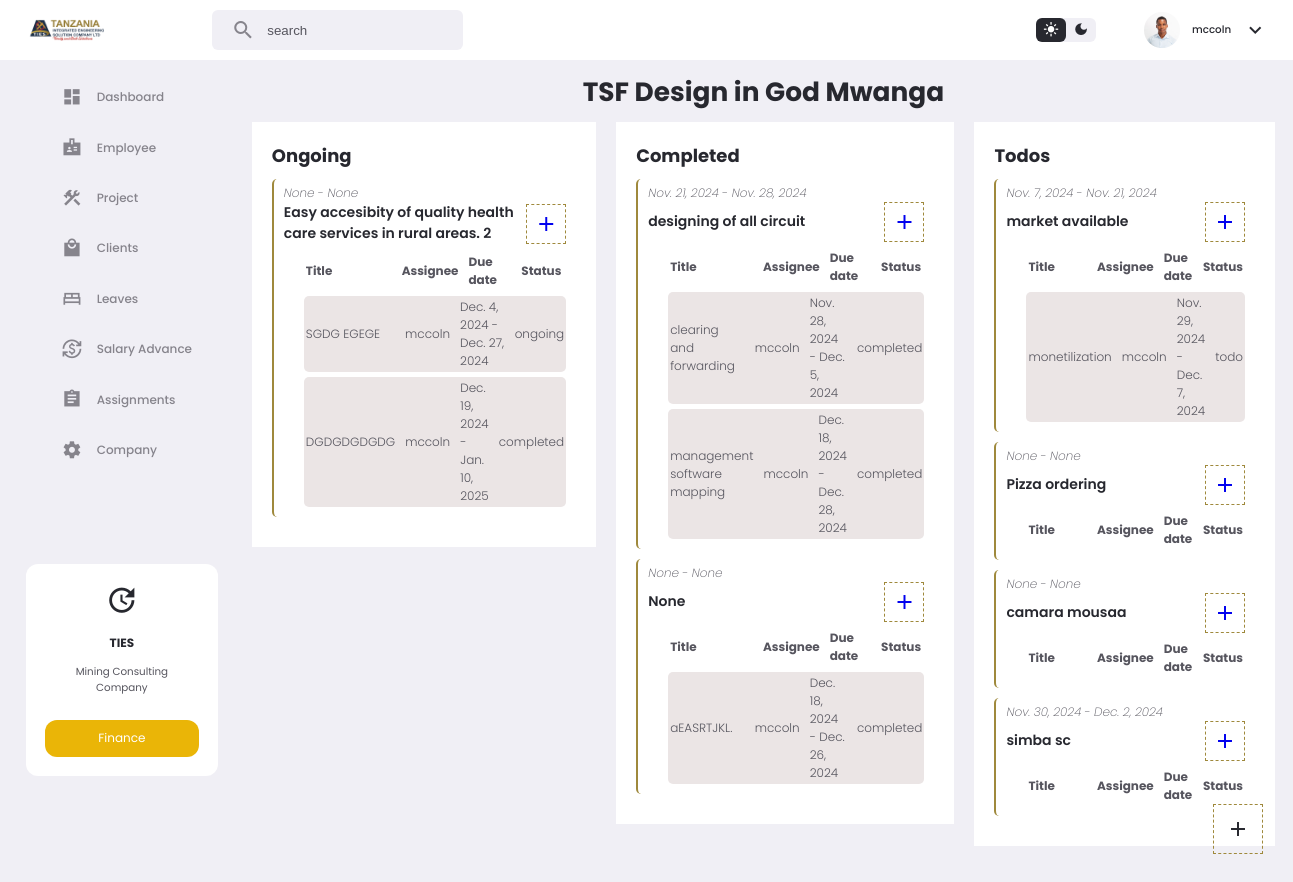
/projectProgress/2/ (signed in), run on the app's committed database.
### app/models.py (models this page shows, shortened)
class CustomUser(AbstractUser):
    email = models.EmailField(unique=True)
    phone = models.CharField(max_length=15, null=True,blank=True, default="null")
    image = models.ImageField(upload_to='media/', blank=True, null=True)
    middle_name = models.CharField(max_length=100, null=True, blank=True)
    gender = models.CharField(max_length=100, null=True, blank=True)
    birthDate = models.DateField(null=True, blank=True)
    nextKinName = models.CharField(max_length=100, null=True, blank=True)
    nextKinRelation = models.CharField(max_length=100, null=True, blank=True)
    nextKinAddress = models.CharField(max_length=100, null=True, blank=True)
    nextKinPhone = models.CharField(max_length=100, null=True, blank=True)
    nida = models.CharField(max_length=100, null=True, blank=True)
    homeAddress = models.CharField(max_length=100, null=True, blank=True)
    uniName = models.CharField(max_length=100, null=True, blank=True)
    uniLevel = models.CharField(max_length=100, null=True, blank=True)
    uniCourse = models.CharField(max_length=100, null=True, blank=True)
    startYear = models.CharField(max_length=100, null=True, blank=True)
    endYear = models.CharField(max_length=100, null=True, blank=True)
    role = models.CharField(max_length=50, null=True,blank=True, default="user")
    signedDate = models.DateField(null=True, blank=True)
    expireDate = models.DateField(null=True, blank=True)
    contractDuration = models.CharField(max_length=100, null=True, blank=True)
    remainDuration = models.CharField(max_length=100, null=True, blank=True)
    attachment = models.FileField(upload_to='attachments/', null=True, blank=True)

class ProjectUpdate(models.Model):
    project = models.ForeignKey(Project,on_delete=models.CASCADE)
    description = models.CharField(max_length=10000, null=True, blank=True)
    startDate = models.DateField(null=True, blank=True)
    endDate = models.DateField(null=True, blank=True)
    status = models.CharField(max_length=100, null=True, blank=True)
    issuedDate = models.DateTimeField(auto_now_add=True)

class ProjectUpdateSubTask(models.Model):
    projectUpdate = models.ForeignKey(ProjectUpdate,on_delete=models.CASCADE)
    title = models.CharField(max_length=10000, null=True, blank=True)
    status = models.CharField(max_length=100, default='ongoing', null=True, blank=True)
    assigner = models.ForeignKey(CustomUser, on_delete=models.CASCADE, related_name='subtask_assigner')
    assignee = models.ForeignKey(CustomUser, on_delete=models.CASCADE, related_name='subtask_assignee')
    startDate = models.DateField(null=True, blank=True)
    endDate = models.DateField(null=True, blank=True)

### app/views.py (the view)
# urls.py: path('projectProgress/<int:id>/', views.projectProgress, name='projectProgress'),
def projectProgress(request, id):
    project = get_object_or_404(Project, id=id)
    main_tasks = ProjectUpdate.objects.filter(project=project)
    sub_task = ProjectUpdateSubTask.objects.filter(projectUpdate__in=main_tasks)
    completed_main_tasks = []
    ongoing_main_tasks = []
    todo_main_tasks = []
    for main_task in main_tasks:
        subtasks = ProjectUpdateSubTask.objects.filter(projectUpdate=main_task)
        if subtasks.exists():
            all_completed = all(subtask.status == 'completed' for subtask in subtasks)
            all_todo = all(subtask.status == 'todo' for subtask in subtasks)
            any_ongoing = any(subtask.status == 'ongoing' for subtask in subtasks)
            if all_completed:
                completed_main_tasks.append(main_task)
            elif any_ongoing:
                ongoing_main_tasks.append(main_task)
            elif all_todo:
                todo_main_tasks.append(main_task)
        else:
            todo_main_tasks.append(main_task)
    context = {
        'project': project,
        'sub_task':sub_task,
        'completed_main_tasks': completed_main_tasks,
        'ongoing_main_tasks': ongoing_main_tasks,
        'todo_main_tasks': todo_main_tasks,
    }
    return render(request, 'app/projectProgress.html', context)

### app/templates/app/projectProgress.html (shortened to what this page needs)
{% extends 'app/base2.html' %}
{% load static %}
{% load humanize %}
{% block content %}
<section class="projectProgress">
    <div class="header">
        <h1>TSF Design in God Mwanga</h1>
    </div>
    <div class="projectProgress1">
        <div class="subsection">
            <h2>Ongoing</h2>
            {% for i in ongoing_main_tasks %}
            <div class="card">
                <p class="duration">{{i.startDate}} - {{i.endDate}}</p>
                <div class="head">
                    <h6>{{i.description}}</h6>
                    <a href="{% url 'projectProgressSubtask' i.id %}">
                        <div class="add2">
                            <span class="material-icons-sharp">add</span>
                        </div>
                    </a>
                </div>
                <div class="subparts">
                    <ul>
                        <li>
                            <p><b>Title</b></p>
                            <p><b>Assignee</b></p>
                            <p><b>Due date</b></p>
                            <p><b>Status</b></p>
                        </li>
                        {% for sub in sub_task %}
                        {% if sub.projectUpdate.id == i.id %}
                        <li id="list-item" style="background: #ebe5e5;">
                            <p>{{ sub.title }}</p>
                            <p>{{ sub.assignee.username }}</p>
                            <p>{{sub.startDate}} - {{sub.endDate}}</p>
                            <a href="{% url 'projectProgressStatus' sub.id %}">
                                <p>{{ sub.status }}</p>
                            </a>
                        </li>
                        {% endif %}
                        {% endfor %}
                    </ul>
                </div>
            </div>
            {% endfor %}
        </div>
        <div class="subsection">
            <h2>Completed</h2>
            {% for i in completed_main_tasks %}
            <div class="card">
                <p class="duration">{{i.startDate}} - {{i.endDate}}</p>
                <div class="head">
                    <h6>{{i.description}}</h6>
                    <a href="{% url 'projectProgressSubtask' i.id %}">
                        <div class="add2">
                            <span class="material-icons-sharp">add</span>
                        </div>
                    </a>
                </div>
                <div class="subparts">
                    <ul>
                        <li>
                            <p><b>Title</b></p>
                            <p><b>Assignee</b></p>
                            <p><b>Due date</b></p>
                            <p><b>Status</b></p>
                        </li>
                        {% for sub in sub_task %}
                        {% if sub.projectUpdate.id == i.id %}
                        <li id="list-item" style="background: #ebe5e5;">
                            <p>{{ sub.title }}</p>
                            <p>{{ sub.assignee.username }}</p>
                            <p>{{sub.startDate}} - {{sub.endDate}}</p>
                            <a href="{% url 'projectProgressStatus' sub.id %}">
                                <p>{{ sub.status }}</p>
                            </a>
                        </li>
                        {% endif %}
                        {% endfor %}
                    </ul>
                </div>
            </div>
            {% endfor %}
        </div>
        <div class="subsection">
            <h2>Todos</h2>
            {% for i in todo_main_tasks %}
            <div class="card">
                <p class="duration">{{i.startDate}} - {{i.endDate}}</p>
                <div class="head">
                    <h6>{{i.description}}</h6>
                    <a href="{% url 'projectProgressSubtask' i.id %}">
                        <div class="add2">
                            <span class="material-icons-sharp">add</span>
                        </div>
                    </a>
                </div>
                <div class="subparts">
                    <ul>
                        <li>
                            <p><b>Title</b></p>
                            <p><b>Assignee</b></p>
                            <p><b>Due date</b></p>
                            <p><b>Status</b></p>
                        </li>
                        {% for sub in sub_task %}
                        {% if sub.projectUpdate.id == i.id %}
                        <li id="list-item" style="background: #ebe5e5;">
                            <p>{{ sub.title }}</p>
                            <p>{{ sub.assignee.username }}</p>
                            <p>{{sub.startDate}} - {{sub.endDate}}</p>
                            <a href="{% url 'projectProgressStatus' sub.id %}">
                                <p>{{ sub.status }}</p>
                            </a>
                        </li>
                        {% endif %}
                        {% endfor %}
                    </ul>
                </div>
            </div>
            {% endfor %}
        </div>
    </div>
    <div class="add" id="openModalBasic">
        <span class="material-icons-sharp">add</span>
    </div>
</section>
{% endblock %}

### app/templates/app/base2.html (shortened to what this page needs)
{% load static %}
{% load custom_filters %}
<!DOCTYPE html>
<html lang="en">
<head>
      <link rel="stylesheet" href="{% static 'app/home2.css' %}">
        <link rel="stylesheet" href="https://cdnjs.cloudflare.com/ajax/libs/cleave.js/1.6.0/addons/cleave-phone.us.css" />
</head>
<body>
    <nav>
        <div class="container">
            <img src="{% static 'app/images/logo1.png' %}" class="logo" alt="">
            <div class="search-bar">
                <span class="material-icons-sharp">search</span>
                <input type="search" placeholder="search">
            </div>
            <div class="profile-area">
                <div class="theme-btn">
                    <span class="material-icons-sharp active">light_mode</span>
                    <span class="material-icons-sharp">dark_mode</span>
                </div>
                <div class="profile">
                    <div class="profile-photo">
                        {% if user.image %}
                        <img src="{{user.image.url}}" alt="">
                        {% else %}
                        <img src="{% static 'app/images/profile-1.jpg' %}" alt="">
                        {% endif %}
                    </div>
                    <h5>{{user.username}}</h5>
                    <span class="material-icons-sharp">expand_more</span>
                </div>
            </div>
        </div>
    </nav>
    <main>
        <aside>
            <div class="sidebar">
                <a href="{% url 'home' %}" class="{% if request.path == '/' %}active{% endif %}">
                    <span class="material-icons-sharp">dashboard</span>
                    <h4>Dashboard</h4>
                </a>
                {% if user|is_in_group:"directors" or user|is_in_group:"hr" %}
                <a href="{% url 'employees' %}" class="{% if request.path == '/employees/' %}active{% endif %}">
                    <span class="material-icons-sharp">badge</span>
                    <h4>Employee</h4>
                </a>
                {% else%}
                <a href="{% url 'user_details' %}" class="{% if request.path == '/employees/' %}active{% endif %}">
                    <span class="material-icons-sharp">badge</span>
                    <h4>Profile</h4>
                </a>
                {% endif %}
                {% if user|is_in_group:"finance" or user|is_in_group:"directors" or user|is_in_group:"hr" %}
                    <a href="{% url 'project' %}" class="{% if request.path == '/project/' %}active{% endif %}">
                        <span class="material-icons-sharp">construction</span>
                        <h4>Project</h4>
                    </a>
                    <a href="{% url 'clients' %}" class="{% if request.path == '/clients/' %}active{% endif %}">
                        <span class="material-icons-sharp">local_mall</span>
                        <h4>Clients</h4>
                    </a>
                {% endif %}
                <a href="{% url 'leaves' %}" class="{% if request.path == '/leaves/' %}active{% endif %}">
                    <span class="material-icons-sharp">bed</span>
                    <h4>Leaves</h4>
                </a>
                <a href="{% url 'salaryAdvance' %}" class="{% if request.path == '/salaryAdvance/' %}active{% endif %}">
                    <span class="material-icons-sharp">currency_exchange</span>
                    <h4>Salary Advance</h4>
                </a>
                <a href="{% url 'assignment' %}" class="{% if request.path == '/assignment/' %}active{% endif %}">
                    <span class="material-icons-sharp">assignment</span>
                    <h4>Assignments</h4>
                </a>
                <a href="{% url 'company' %}" class="{% if request.path == '/company/' %}active{% endif %}">
                    <span class="material-icons-sharp">settings</span>
                    <h4>Company</h4>
                </a>
            </div>
            <div class="updates">
                <span class="material-icons-sharp">update</span>
                <h4>TIES</h4>
                <p>Mining Consulting</p>
                <p>Company</p>
                <a href="{% url 'overview' %}">Finance</a>
            </div>
        </aside>
        {% block content %}
        {% endblock %}
    </main>
</body>
</html>

### data on the page
CustomUser: image (picture), username "mccoln"
ProjectUpdate: startDate "None", endDate "None", description "Easy accesibity of quality health care services in rural areas. 2"
ProjectUpdateSubTask: title "SGDG EGEGE", assignee.username "mccoln", startDate "Dec. 4, 2024", endDate "Dec. 27, 2024", status "ongoing"
ProjectUpdateSubTask: title "DGDGDGDGDG", assignee.username "mccoln", startDate "Dec. 19, 2024", endDate "Jan. 10, 2025", status "completed"
ProjectUpdate: startDate "Nov. 21, 2024", endDate "Nov. 28, 2024", description "designing of all circuit"
ProjectUpdateSubTask: title "clearing and forwarding", assignee.username "mccoln", startDate "Nov. 28, 2024", endDate "Dec. 5, 2024", status "completed"
ProjectUpdateSubTask: title "management software mapping", assignee.username "mccoln", startDate "Dec. 18, 2024", endDate "Dec. 28, 2024", status "completed"
ProjectUpdate: startDate "None", endDate "None", description "None"
ProjectUpdateSubTask: title "aEASRTJKL.", assignee.username "mccoln", startDate "Dec. 18, 2024", endDate "Dec. 26, 2024", status "completed"
ProjectUpdate: startDate "Nov. 7, 2024", endDate "Nov. 21, 2024", description "market available"
ProjectUpdateSubTask: title "monetilization", assignee.username "mccoln", startDate "Nov. 29, 2024", endDate "Dec. 7, 2024", status "todo"
ProjectUpdate: startDate "None", endDate "None", description "Pizza ordering"
ProjectUpdate: startDate "None", endDate "None", description "camara mousaa"
ProjectUpdate: startDate "Nov. 30, 2024", endDate "Dec. 2, 2024", description "simba sc"
